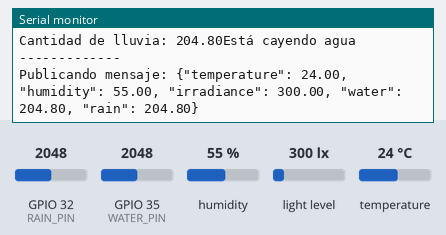
Bench run of a sketch on a simulated ESP32. Shown: the last lines printed to the serial monitor. Inputs (shaded band) come from the test bench; at power-on: humidity 55 %, light level 300 lx, GPIO 32 (RAIN_PIN) = 2048, GPIO 35 (WATER_PIN) = 2048, temperature 24 °C. WiFi joins after 1.5 s; servers stay silent unless stated; random numbers use the default seed unless the sketch sets one; no MQTT or app messages arrive unless stated.

Above: at 2.7 s.
2.8 s: humidity set to 22 %
At 4.4 s:
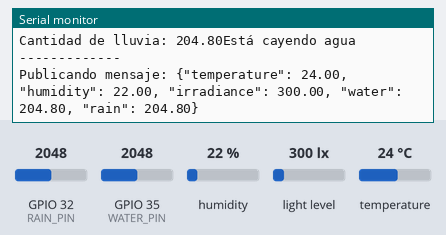
5.5 s: light level set to 40 lx
At 6.1 s:
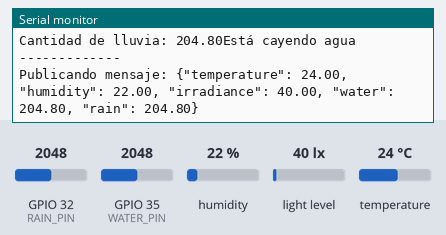
8.2 s: GPIO 32 (RAIN_PIN) set to 2866
At 10.6 s:
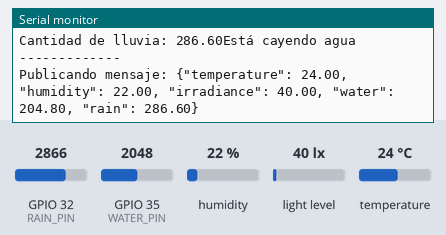
10.9 s: GPIO 35 (WATER_PIN) set to 2866
At 12.5 s:
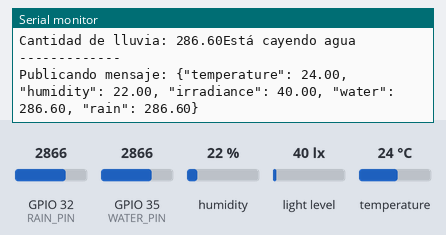
13.6 s: temperature set to 12 °C
At 14.2 s:
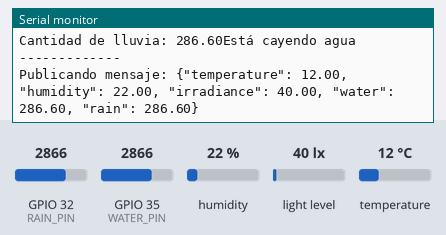
16.3 s: light level set to 500 lx
At 18.8 s:
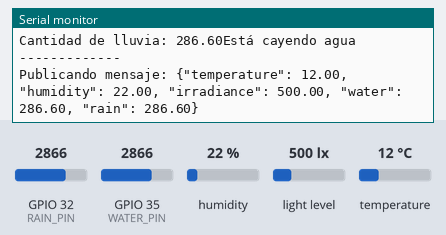
Timing chart, 0 to 20.0 s (numbered marks = the images above; inputs shaded):
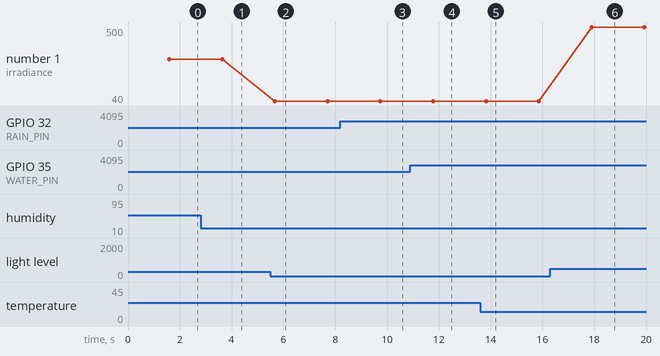

The sketch:

Codigo_ESP32.ino
```cpp
#include <Wire.h>
#include <BH1750.h>
#include <WiFi.h>
#include <PubSubClient.h>
#include <WiFiClientSecure.h>
#include "DHT.h"

// Configuración de WiFi
const char* ssid = "WIFI_UCC_ACADEMICA";
const char* password = "academica2023*";

// Configuración de MQTT con HiveMQ
const char* mqtt_server = "dc9cdf297a2042e1b8ae427f624eca0a.s1.eu.hivemq.cloud";
const int mqtt_port = 8883;
const char* mqtt_username = "san_ats";
const char* mqtt_password = "tribecca";
const char* topic = "weather/temperature_humidity";

// Certificado raíz (root CA) necesario para la conexión segura
static const char *root_ca PROGMEM = R"EOF(
-----BEGIN CERTIFICATE-----
MIIFazCCA1OgAwIBAgIRAIIQz7DSQONZRGPgu2OCiwAwDQYJKoZIhvcNAQELBQAw
TzELMAkGA1UEBhMCVVMxKTAnBgNVBAoTIEludGVybmV0IFNlY3VyaXR5IFJlc2Vh
cmNoIEdyb3VwMRUwEwYDVQQDEwxJU1JHIFJvb3QgWDEwHhcNMTUwNjA0MTEwNDM4
WhcNMzUwNjA0MTEwNDM4WjBPMQswCQYDVQQGEwJVUzEpMCcGA1UEChMgSW50ZXJu
ZXQgU2VjdXJpdHkgUmVzZWFyY2ggR3JvdXAxFTATBgNVBAMTDElTUkcgUm9vdCBY
MTCCAiIwDQYJKoZIhvcNAQEBBQADggIPADCCAgoCggIBAK3oJHP0FDfzm54rVygc
h77ct984kIxuPOZXoHj3dcKi/vVqbvYATyjb3miGbESTtrFj/RQSa78f0uoxmyF+
0TM8ukj13Xnfs7j/EvEhmkvBioZxaUpmZmyPfjxwv60pIgbz5MDmgK7iS4+3mX6U
A5/TR5d8mUgjU+g4rk8Kb4Mu0UlXjIB0ttov0DiNewNwIRt18jA8+o+u3dpjq+sW
T8KOEUt+zwvo/7V3LvSye0rgTBIlDHCNAymg4VMk7BPZ7hm/ELNKjD+Jo2FR3qyH
B5T0Y3HsLuJvW5iB4YlcNHlsdu87kGJ55tukmi8mxdAQ4Q7e2RCOFvu396j3x+UC
B5iPNgiV5+I3lg02dZ77DnKxHZu8A/lJBdiB3QW0KtZB6awBdpUKD9jf1b0SHzUv
KBds0pjBqAlkd25HN7rOrFleaJ1/ctaJxQZBKT5ZPt0m9STJEadao0xAH0ahmbWn
OlFuhjuefXKnEgV4We0+UXgVCwOPjdAvBbI+e0ocS3MFEvzG6uBQE3xDk3SzynTn
jh8BCNAw1FtxNrQHusEwMFxIt4I7mKZ9YIqioymCzLq9gwQbooMDQaHWBfEbwrbw
qHyGO0aoSCqI3Haadr8faqU9GY/rOPNk3sgrDQoo//fb4hVC1CLQJ13hef4Y53CI
rU7m2Ys6xt0nUW7/vGT1M0NPAgMBAAGjQjBAMA4GA1UdDwEB/wQEAwIBBjAPBgNV
HRMBAf8EBTADAQH/MB0GA1UdDgQWBBR5tFnme7bl5AFzgAiIyBpY9umbbjANBgkq
hkiG9w0BAQsFAAOCAgEAVR9YqbyyqFDQDLHYGmkgJykIrGF1XIpu+ILlaS/V9lZL
ubhzEFnTIZd+50xx+7LSYK05qAvqFyFWhfFQDlnrzuBZ6brJFe+GnY+EgPbk6ZGQ
3BebYhtF8GaV0nxvwuo77x/Py9auJ/GpsMiu/X1+mvoiBOv/2X/qkSsisRcOj/KK
NFtY2PwByVS5uCbMiogziUwthDyC3+6WVwW6LLv3xLfHTjuCvjHIInNzktHCgKQ5
ORAzI4JMPJ+GslWYHb4phowim57iaztXOoJwTdwJx4nLCgdNbOhdjsnvzqvHu7Ur
TkXWStAmzOVyyghqpZXjFaH3pO3JLF+l+/+sKAIuvtd7u+Nxe5AW0wdeRlN8NwdC
jNPElpzVmbUq4JUagEiuTDkHzsxHpFKVK7q4+63SM1N95R1NbdWhscdCb+ZAJzVc
oyi3B43njTOQ5yOf+1CceWxG1bQVs5ZufpsMljq4Ui0/1lvh+wjChP4kqKOJ2qxq
4RgqsahDYVvTH9w7jXbyLeiNdd8XM2w9U/t7y0Ff/9yi0GE44Za4rF2LN9d11TPA
mRGunUHBcnWEvgJBQl9nJEiU0Zsnvgc/ubhPgXRR4Xq37Z0j4r7g1SgEEzwxA57d
emyPxgcYxn/eR44/KJ4EBs+lVDR3veyJm+kXQ99b21/+jh5Xos1AnX5iItreGCc=
-----END CERTIFICATE-----
)EOF";

// Configuración del sensor DHT
#define DHTPIN 4
#define DHTTYPE DHT11
DHT dht(DHTPIN, DHTTYPE);

// Configuración del sensor BH1750
BH1750 lightMeter;

//Sensores de lluvia y agua
#define RAIN_PIN 32 // Pin analógico para el sensor de lluvia
#define WATER_PIN 35 // Pin analógico para el sensor de agua


// Cliente WiFi y MQTT
WiFiClientSecure espClient;
PubSubClient client(espClient);

void setup_wifi() {
  delay(10);
  Serial.println();
  Serial.print("Conectando a ");
  Serial.println(ssid);

  WiFi.begin(ssid, password);

  while (WiFi.status() != WL_CONNECTED) {
    delay(500);
    Serial.print(".");
  }

  Serial.println("");
  Serial.println("WiFi conectado");
  Serial.print("IP: ");
  Serial.println(WiFi.localIP());
}

void reconnect() {
  // Loop hasta que la ESP32 se conecte al broker MQTT
  while (!client.connected()) {
    Serial.print("Intentando conectarse al broker MQTT...");
    String clientId = "ESP32Client-";
    clientId += String(random(0xffff), HEX);
    if (client.connect(clientId.c_str(), mqtt_username, mqtt_password)) {
      Serial.println("Conectado");
    } else {
      Serial.print("Fallo de conexión, rc=");
      Serial.print(client.state());
      Serial.println(" Intentando de nuevo en 5 segundos");
      delay(5000);
    }
  }
}

void setup() {
  Serial.begin(115200);
  dht.begin();

  setup_wifi();

  espClient.setCACert(root_ca);  // Configurar el certificado raíz
  client.setServer(mqtt_server, mqtt_port);  // Conectar al broker MQTT

  // Inicializar BH1750
  Wire.begin();
  if (!lightMeter.begin(BH1750::CONTINUOUS_HIGH_RES_MODE)) {
    Serial.println("Error inicializando BH1750");
    while (1);
  }
  Serial.println("BH1750 inicializado correctamente");
}

void loop() {
  if (!client.connected()) {
    reconnect();
  }
  client.loop();

  float h = dht.readHumidity();
  float t = dht.readTemperature();
  float lux = lightMeter.readLightLevel();

  if (isnan(h) || isnan(t)) {
    Serial.println("Fallo en la lectura del sensor DHT11");
    return;
  }

  //Sensor de agua
  float waterValue = analogRead(WATER_PIN)/10.0;
  Serial.print("Cantidad de agua: ");
  Serial.print(waterValue);
  Serial.println("ml");
  Serial.println("-------------");

  //Sensor de lluvia
  float rainValue = analogRead(RAIN_PIN)/10.0;
  Serial.print("Cantidad de lluvia: ");
  Serial.print(rainValue);
  if(rainValue > 0){
    Serial.println("Está cayendo agua");
  }
  else {
    Serial.println("No está lloviendo");
  }
  Serial.println("-------------");

  // Crear el mensaje JSON
  String payload = "{\"temperature\": ";
  payload += String(t);
  payload += ", \"humidity\": ";
  payload += String(h);
  payload += ", \"irradiance\": ";
  payload += String(lux);
  payload += ", \"water\": ";
  payload += String(waterValue);
  payload += ", \"rain\": ";
  payload += String(rainValue);
  payload += "}";

  // Publicar los datos en el broker MQTT
  Serial.print("Publicando mensaje: ");
  Serial.println(payload);
  client.publish(topic, payload.c_str());

  delay(2000);  // Espera 2 segundos entre cada publicación
}
```

Measured:
- after the input at 2.8 s, the serial monitor: prints a new line after 0.83 s (image 1)
- after the input at 5.5 s, the serial monitor: prints a new line after 0.17 s (image 2)
- after the input at 8.2 s, the serial monitor: prints a new line after 1.5 s (image 3)
- after the input at 10.9 s, the serial monitor: prints a new line after 0.88 s (image 4)
- after the input at 13.6 s, the serial monitor: prints a new line after 0.22 s (image 5)
- after the input at 16.3 s, the serial monitor: prints a new line after 1.6 s (image 6)
- plotted number 1: 300 → 40 after the input at 5.5 s, 40 → 500 after the input at 16.3 s
